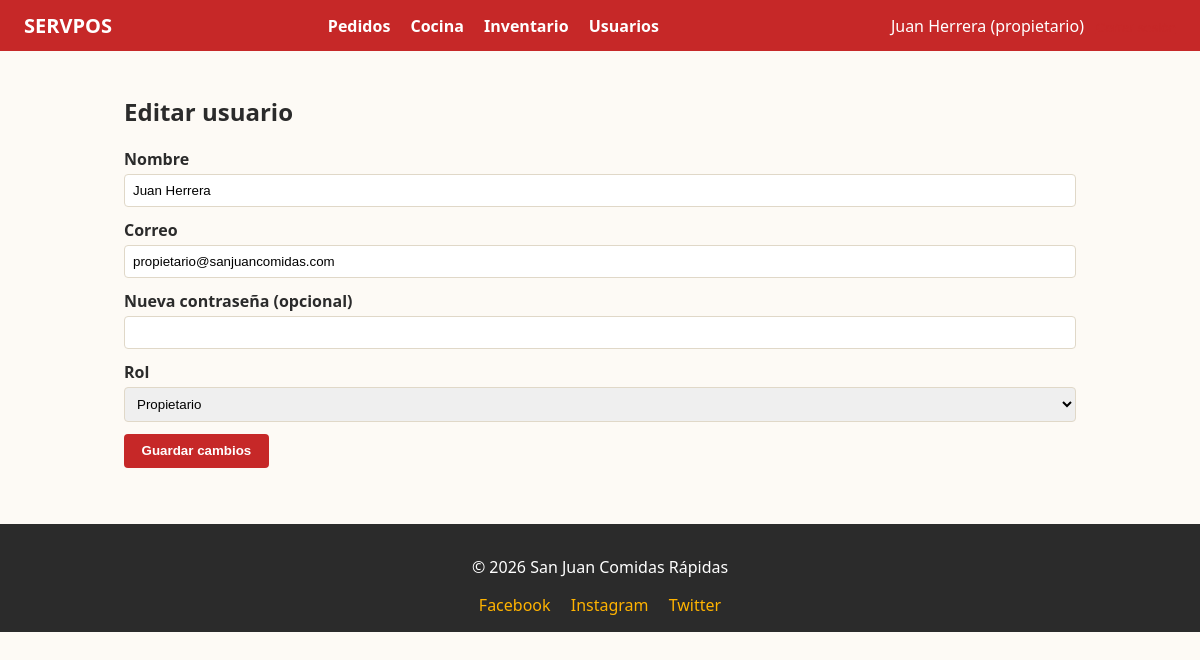
/index.php?ruta=usuarios_editar&id=1 (signed in), run on the app's committed database.
### tables this page shows
CREATE TABLE usuarios (
    id INT AUTO_INCREMENT PRIMARY KEY,
    nombre VARCHAR(100) NOT NULL,
    correo VARCHAR(150) NOT NULL UNIQUE,
    password_hash VARCHAR(255) NOT NULL,
    rol ENUM('propietario', 'gerente', 'cajero') NOT NULL,
    activo TINYINT(1) NOT NULL DEFAULT 1,
    creado_en DATETIME NOT NULL DEFAULT CURRENT_TIMESTAMP
);

### controllers/UsuarioController.php (called while the page is built, shortened)
<?php
require_once __DIR__ . '/../models/Usuario.php';
require_once __DIR__ . '/AuthController.php';
class UsuarioController
{
    public static function mostrarFormularioEditar(): void
    {
        $sesion = AuthController::exigirSesion();
        $id = (int) ($_GET['id'] ?? 0);
        $usuario = Usuario::obtenerPorId($id);
        require __DIR__ . '/../views/usuarios/editar.php';
    }
}

### controllers/AuthController.php (called while the page is built, shortened)
<?php
require_once __DIR__ . '/../models/Usuario.php';
class AuthController
{
    public static function exigirSesion(): array
    {
        $inactividad = time() - ($_SESSION['ultima_actividad'] ?? time());
        return [
            'id' => (int) $_SESSION['usuario_id'],
            'nombre' => $_SESSION['usuario_nombre'],
            'rol' => $_SESSION['usuario_rol'],
        ];
    }
}

### models/Usuario.php (called while the page is built, shortened)
<?php
class Usuario
{
    public static function obtenerPorId(int $id): ?array
    {
        $pdo = obtenerConexion();
        $stmt = $pdo->prepare('SELECT * FROM usuarios WHERE id = :id');
        $stmt->execute(['id' => $id]);
        $fila = $stmt->fetch();
        return $fila ?: null;
    }
}

### views/usuarios/editar.php (the view, shortened to what this page needs)
<?php require __DIR__ . '/../layout/header.php'; ?>
<h2>Editar usuario</h2>
<form method="post" action="index.php?ruta=usuarios_editar">
    <label for="nombre">Nombre</label>
    <input type="text" id="nombre" name="nombre" value="<?= htmlspecialchars($usuario['nombre']) ?>" required>
    <label for="correo">Correo</label>
    <input type="email" id="correo" name="correo" value="<?= htmlspecialchars($usuario['correo']) ?>" required>
    <label for="password">Nueva contraseña (opcional)</label>
    <input type="password" id="password" name="password" minlength="8">
    <label for="rol">Rol</label>
    <select id="rol" name="rol" required>
        <?php foreach (['propietario', 'gerente', 'cajero'] as $rol): ?>
            <option value="<?= $rol ?>" <?= $usuario['rol'] === $rol ? 'selected' : '' ?>><?= ucfirst($rol) ?></option>
        <?php endforeach; ?>
    </select>
    <button type="submit">Guardar cambios</button>
</form>
<?php require __DIR__ . '/../layout/footer.php'; ?>

### views/layout/header.php (shortened to what this page needs)
<!doctype html>
<html lang="es">
<head>
    <link rel="stylesheet" href="public/css/style.css">
</head>
<body>
    <header class="encabezado">
        <div class="encabezado-izquierda">
            <span class="nombre-empresa">SERVPOS</span>
        </div>
        <nav class="menu-principal">
            <a href="index.php?ruta=pedidos">Pedidos</a>
            <a href="index.php?ruta=cocina">Cocina</a>
            <?php if (in_array($sesion['rol'] ?? '', ROLES_ADMINISTRACION, true)): ?>
                <a href="index.php?ruta=productos">Inventario</a>
                <a href="index.php?ruta=usuarios">Usuarios</a>
            <?php endif; ?>
        </nav>
        <div class="encabezado-derecha">
            <?php if (!empty($sesion)): ?>
                <span class="usuario-actual"><?= htmlspecialchars($sesion['nombre']) ?> (<?= htmlspecialchars($sesion['rol']) ?>)</span>
                <form method="post" action="index.php?ruta=logout" class="inline">
                    <button type="submit" class="boton-enlace">Cerrar sesión</button>
                </form>
            <?php endif; ?>
        </div>
    </header>
    <main class="contenido">

### public/css/style.css (style rules this page uses)
:root { --color-primario: #c62828; --color-secundario: #ffb300; --color-texto: #2b2b2b; --color-fondo: #fdfaf5; --color-borde: #e0d8c8; }
* { box-sizing: border-box; }
body { margin: 0; font-family: 'Segoe UI', Arial, sans-serif; color: var(--color-texto); background: var(--color-fondo); }
.encabezado { display: flex; align-items: center; justify-content: space-between; background: var(--color-primario); color: #fff; padding: 0.75rem 1.5rem; flex-wrap: wrap; gap: 0.5rem; }
.encabezado-izquierda { display: flex; align-items: center; gap: 0.5rem; }
.nombre-empresa { font-weight: bold; font-size: 1.25rem; }
.menu-principal a { color: #fff; margin-right: 1rem; text-decoration: none; font-weight: 600; }
.encabezado-derecha { display: flex; align-items: center; gap: 0.75rem; }
.contenido { padding: 1.5rem; max-width: 1000px; margin: 0 auto; }
form label { display: block; margin-top: 0.75rem; font-weight: 600; }
form input, form select { width: 100%; padding: 0.5rem; margin-top: 0.25rem; border: 1px solid var(--color-borde); border-radius: 4px; }
button, .boton { display: inline-block; background: var(--color-primario); color: #fff; border: none; padding: 0.6rem 1.1rem; border-radius: 4px; cursor: pointer; font-weight: 600; text-decoration: none; margin-top: 0.75rem; }
.boton-enlace { background: none; border: none; color: var(--color-primario); text-decoration: underline; cursor: pointer; padding: 0; margin: 0; font-weight: normal; }
form.inline { display: inline; }

### data on the page
usuarios: nombre "Juan Herrera", rol "propietario", correo "propietario@sanjuancomidas.com", rol "Propietario"

### other printed values
NOMBRE_EMPRESA "San Juan Comidas Rápidas"
